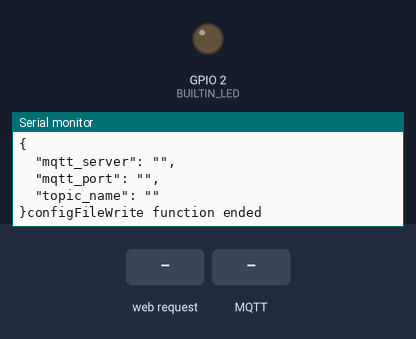
Simulated run of this program. Board: ESP8266 (NodeMCU). Parts: output pins drawn as LEDs (lit = HIGH, except the on-board LED, lit = LOW), the last lines printed to the serial monitor. The test bench sets the inputs (shaded band). WiFi joins after 1.5 s; servers stay silent unless stated; storage starts empty; no MQTT or app messages arrive unless stated. At 10.4 s the program restarts the board; the recording ends there.

Above: at 2.8 s.
2.9 s: HTTP request GET / received
At 3.6 s:
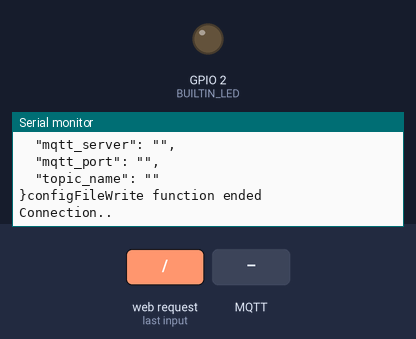
5.9 s: MQTT message "5" arrives on the first subscribed topic
At 6.7 s:
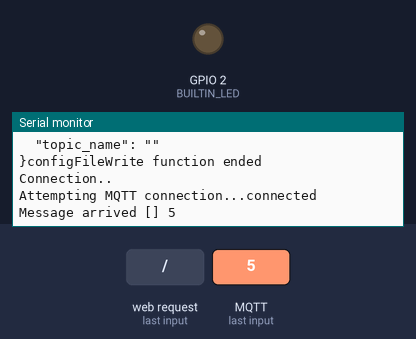
7.4 s: HTTP request GET /settings received
At 7.9 s:
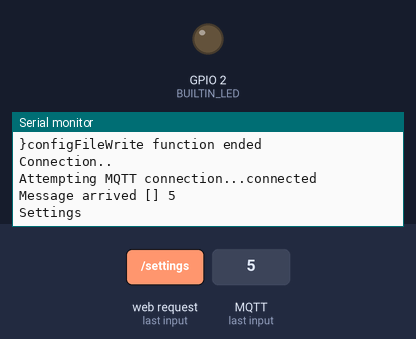
8.9 s: MQTT message "on" arrives on the first subscribed topic
At 10.1 s:
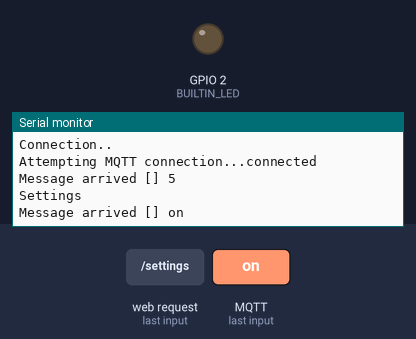

Measured:
- after the input at 2.9 s, the serial monitor: prints a new line at once (image 1)
- after the input at 5.9 s, the serial monitor: prints a new line at once (image 2)
- after the input at 7.4 s, the serial monitor: prints a new line at once (image 3)
- after the input at 8.9 s, the serial monitor: prints a new line at once (image 4)

The program:

main.cpp
```cpp
#include <Arduino.h>
#include <WifiManager.h>
#include <ESP8266WiFi.h>          //https://github.com/esp8266/Arduino
#include <DNSServer.h>
#include <PubSubClient.h>
#include "SPIFFSUtils.h"
#include "ServerUtils.h"
#include <ESP8266mDNS.h>

/*
char mqtt_server[40] = "broker.emqx.io" ;
char mqtt_port[6] = "1883";
char topic_name[33] = "testtopic/#";
*/

char mqtt_server[40] = "" ;
char mqtt_port[6] = "";
char topic_name[33] = "";

#define BUILTIN_LED 2

WiFiClient espClient;
PubSubClient client(espClient);
WiFiManager wifiManager;

//ESP8266WebServer webServer; // This externed value may be arbitary

void reconnect();
void callback(char* topic, byte* payload, unsigned int length);

void setup() {

  Serial.begin(9600);
  pinMode(BUILTIN_LED,OUTPUT);
  digitalWrite(BUILTIN_LED,HIGH);

  configFileRead(mqtt_server, mqtt_port, topic_name);
  // Uncomment and run it once, if you want to erase all the stored information
  //wifiManager.resetSettings();
  wifiManager.setConfigPortalTimeout(180);

  //set config save notify callback
  //wifiManager.setSaveConfigCallback(saveConfigCallback);

  WiFiManagerParameter custom_mqtt_server("server", "mqtt server", mqtt_server, 40);
  WiFiManagerParameter custom_mqtt_port("port", "mqtt port", mqtt_port, 5);
  WiFiManagerParameter custom_topic_name("topic", "topic name", topic_name, 34);

  wifiManager.addParameter(&custom_mqtt_server);
  wifiManager.addParameter(&custom_mqtt_port);
  wifiManager.addParameter(&custom_topic_name);

  if(!wifiManager.autoConnect("ESP-8266", "123456")) {
    Serial.println("failed to connect and hit timeout");
    //reset and try again, or maybe put it to deep sleep
    ESP.reset();
    delay(1000);
  }

  //if you get here you have connected to the WiFi
  Serial.println("connected...");

  if (!MDNS.begin("esp8266")) {
    Serial.println("Error setting up MDNS responder!");
    while (1) {
      delay(1000);
    }
  }
  Serial.println("mDNS responder started");

  configWebServer();

  MDNS.addService("http", "tcp", 80);

  strcpy(mqtt_server, custom_mqtt_server.getValue());
  strcpy(mqtt_port, custom_mqtt_port.getValue());
  strcpy(topic_name, custom_topic_name.getValue());

  configFileWrite(mqtt_server,mqtt_port,topic_name);

  client.setServer(mqtt_server, atoi(mqtt_port));
  client.setCallback(callback);
}

void callback(char* topic, byte* payload, unsigned int length) {
  //digitalWrite(BUILTIN_LED,LOW);
  std::string str;
  Serial.print("Message arrived [");
  Serial.print(topic);
  Serial.print("] ");
  for (int i=0;i<length;i++) {
    Serial.print((char)payload[i]);
    str[i] = (char)payload[i];
  }
  Serial.println();
  //messages[tail] = str;
  tail++;
  //digitalWrite(BUILTIN_LED,HIGH);
  delay(10);
}

void reconnect() {
  unsigned long localTimeout = millis();
  // Loop until we're reconnected
  while ((!client.connected()) && (millis()-localTimeout < 5000)) {
    Serial.print("Attempting MQTT connection...");
    // Attempt to connect

    if (client.connect("ESP8266Client")) {
      Serial.println("connected");
      //client.subscribe("testtopic/#");
      client.subscribe(topic_name);
    } else {
      Serial.print("failed, rc=");
      Serial.print(client.state());
      Serial.println(" try again in 5 seconds");
      // Wait 5 seconds before retrying
      delay(10);
    }
  }
}

unsigned long cmpTime = millis();
void loop() {
  // put your main code here, to run repeatedly:
  if ((!client.connected()) && (millis()-cmpTime > 5000)) {
    reconnect();
    cmpTime = millis();
  }

  MDNS.update();

  if(client.connected()){
    client.loop();
    cmpTime = millis();
  }

  webServer.handleClient();
  delay(10);
  // Serial.print("in loop");
  if(resetWifiFlag){
    wifiManager.resetSettings();
    resetWifiFlag = false;
    ESP.reset();
  }

}
```

SPIFFSUtils.cpp
```cpp
#include <FS.h>                   //this needs to be first, or it all crashes and burns...
#include<Arduino.h>
#include <ArduinoJson.h>          //https://github.com/bblanchon/ArduinoJson
#include "SPIFFSUtils.h"

void configFileRead(char* mqtt_server, char* mqtt_port, char*topic_name){

  if (SPIFFS.begin()) {
    Serial.println("mounted file system");
    if (SPIFFS.exists("/config.json")) {
      //file exists, reading and loading
      Serial.println("reading config file");
      File configFile = SPIFFS.open("/config.json", "r");
      if (configFile) {
        Serial.println("opened config file");
        size_t size = configFile.size();
        // Allocate a buffer to store contents of the file.
        std::unique_ptr<char[]> buf(new char[size]);

        configFile.readBytes(buf.get(), size);
        DynamicJsonBuffer jsonBuffer;
        JsonObject& json = jsonBuffer.parseObject(buf.get());
        json.printTo(Serial);
        if (json.success()) {
          Serial.println("\nparsed json");

          strcpy(mqtt_server, json["mqtt_server"]);
          strcpy(mqtt_port, json["mqtt_port"]);
          strcpy(topic_name, json["topic_name"]);

        /*
          if(json["ip"]) {
            Serial.println("setting custom ip from config");
            static_ip = json["ip"];
            strcpy(static_ip, json["ip"]);
            strcpy(static_gw, json["gateway"]);
            strcpy(static_sn, json["subnet"]);
            strcat(static_ip, json["ip"]);
            static_gw = json["gateway"];
            static_sn = json["subnet"];
            Serial.println(static_ip);
            Serial.println("converting ip");
            IPAddress ip = ipFromCharArray(static_ip);
            Serial.println(ip);
          } else {
            Serial.println("no custom ip in config");
          }*/

        } else {
          Serial.println("failed to load json config");
        }
      }
    }
  } else {
    Serial.println("failed to mount FS");
  }
}

void configFileWrite(char* mqtt_server, char* mqtt_port, char*topic_name ){
    Serial.println("saving config");
    DynamicJsonBuffer jsonBuffer;
    JsonObject& json = jsonBuffer.createObject();
    json["mqtt_server"] = mqtt_server;
    json["mqtt_port"] = mqtt_port;
    json["topic_name"] = topic_name;

    //json["ip"] = WiFi.localIP().toString();
    //json["gateway"] = WiFi.gatewayIP().toString();
    //json["subnet"] = WiFi.subnetMask().toString();

    // SPIFFS control might be need
    File configFile = SPIFFS.open("/config.json", "w");
    if (!configFile) {
      Serial.println("failed to open config file for writing");
    }

    json.prettyPrintTo(Serial);
    json.printTo(configFile);
    configFile.close();
    //end save
    Serial.println("configFileWrite function ended");

}
```

SPIFFSUtils.h
```cpp
#ifndef SPIFFSUTILS_H
#define SPIFFSUTILS_H

void configFileRead(char* mqtt_server, char* mqtt_port, char*topic_name);
void configFileWrite(char* mqtt_server, char* mqtt_port, char*topic_name);

#endif
```

ServerUtils.cpp
```cpp
#include "ServerUtils.h"
#include <Arduino.h>
#include <ESP8266WebServer.h>
#include "SPIFFSUtils.h"

#define MESSAGE_BUFFER_SIZE 20

std::string messages[MESSAGE_BUFFER_SIZE];
int head=0;
int tail=0;
bool resetWifiFlag =false;

ESP8266WebServer webServer(80);

void handle_OnConnect();
void handle_led1on();
void handle_NotFound();
String DashboardPage();
String SettingsPage();
void settings();
void resetBroker();
void resetWifi();
void changeBroker();
bool anyMissingArgument();

void configWebServer(){

  webServer.on("/", handle_OnConnect);
  webServer.on("/settings", settings);
  webServer.on("/resetWifi", resetWifi);
  webServer.on("/resetBroker", resetBroker);
  webServer.on("/changeBroker", changeBroker);

  webServer.onNotFound(handle_NotFound);

  webServer.begin();
  Serial.println("HTTP server started");
}

void handle_OnConnect() {
  Serial.println("Connection..");
  webServer.send(200, "text/html", DashboardPage());
}

void settings() {
  Serial.println("Settings");
  webServer.send(200, "text/html", SettingsPage());
}

void handle_NotFound(){
  webServer.send(404, "text/plain", "Not found");
}

String DashboardPage(){
    String dashboardPage ;

    dashboardPage = "<!DOCTYPE html>\n";
    dashboardPage += "<html lang=\"en\" dir=\"ltr\">\n";
    dashboardPage += "<head> <meta http-equiv=\"refresh\" content=\"50\" charset=\"utf-8\"><title>MQTT Dashboard</title></head>\n";
    dashboardPage += "<body>\n";
    dashboardPage += "<h1>MQTT Dashboard <a href=\"/settings\"><button type=\"button\" name=\"SettingsButton\">Settings</button></a></h1>\n";
    dashboardPage += "<p>Incoming MQTT Messages:</p>\n";
    dashboardPage += "<textarea name=\"name\" rows=\"8\" cols=\"80\">\n";

    for(int i=0; i< 20; i++){
        dashboardPage += messages[i].c_str();
        dashboardPage += "\n";
    }

    dashboardPage += "</textarea>\n";
    dashboardPage += "</body> \n";
    dashboardPage += "</html> \n";
    /*
<!DOCTYPE html>
<html lang="en" dir="ltr">
<head><meta charset="utf-8"><title>MQTT Dashboard</title></head>
<body>
<h1>MQTT Dashboard <button type="button" name="SettingsButton">Settings</button></h1>
<p>Incoming MQTT Messages:</p>
<textarea name="name" rows="8" cols="80">
</textarea>
</body>
</html>
    */
   return dashboardPage;
}

String SettingsPage(){
    String settingsPage;

    settingsPage =  "<!DOCTYPE html>\n";
    settingsPage += "<head><meta charset=\"utf-8\"><title>Settings</title></head> \n";
    settingsPage += "<body>\n";
    settingsPage += "<a href=\"/resetBroker\"> <button type=\"button\" name=\"Forgot_Broker\">Forgot Broker</button></a>\n";
    settingsPage += "<p></p> \n";
    settingsPage += "<a href=\"/resetWifi\"><button type=\"button\" name=\"Restore\">Reset WiFi </button></body></a> \n";
    settingsPage += "<p></p> \n";

    settingsPage += "<form action=\"/changeBroker\" method=\"POST\"><p>\n";
    settingsPage += "Broker Address:   <br><input type=\"text\" name=\"brokerAddress\"><br>\n";
    settingsPage += "Port Number:      <br><input type=\"text\" name=\"portNumber\">   <br>\n";
    settingsPage += "Topic Name:       <br><input type=\"text\" name=\"topicName\">    </p>\n";
    settingsPage += "<button type=\"submit\" name=\"button\">Add MQTT Configration</button>\n";
    settingsPage += "</form></body></html> \n";

/*
<!DOCTYPE html>
<head><meta charset="  utf-8"  ><title>Settings</title></head>
<body>
<a href="  /resetBroker"  > <button type="  button"   name="  Forgot_Broker"  >Forgot Broker</button></a>
<p></p>
<a href="  /resetWifi"  ><button type="  button"   name="  Restore"  >Reset WiFi </button></body></a>
<p></p>
<form action="  /changeBroker"   method="  POST"  ><p>
Broker Address:   <br><input type="  text"   name="  brokerAddress"  ><br>
Port Number:      <br><input type="  text"   name="  portNumber"  >   <br>
Topic Name:       <br><input type="  text"   name="  topicName"  >    </p>
<button type="  submit"   name="  button"  >Add MQTT Configration</button>
</form></body></html>
*/
    return settingsPage;
}

void resetWifi(){
  Serial.println("Wifi configrations deleting...");
  resetWifiFlag=true;
}
// brokerAddress portNumber topicName
void resetBroker(){
  Serial.println("Broker configration deleting...");
  configFileWrite("","","");
  Serial.println("Broker configration deleted...");
  ESP.reset();
}

void changeBroker(){
  Serial.println(webServer.args());
    Serial.print(webServer.arg("brokerAddress"));
        Serial.print(webServer.arg("portNumber"));
    Serial.print(webServer.arg("topicName"));

  if(!anyMissingArgument()){
    Serial.print(webServer.arg("brokerAddress"));
    Serial.print(webServer.arg("portNumber"));
    Serial.print(webServer.arg("topicName"));

    configFileWrite((char*)webServer.arg("brokerAddress").c_str(),(char*)webServer.arg("portNumber").c_str(),(char*)webServer.arg("topicName").c_str());
    Serial.flush();
    ESP.reset();
  }
}

bool anyMissingArgument(){
  if(webServer.hasArg("brokerAddress") && webServer.hasArg("portNumber") && webServer.hasArg("topicName")){
    return false;
  }
  Serial.println("Some arguments are missing for connecting to the MQTT server...");
  return true;
}
```

ServerUtils.h
```cpp
#ifndef SERVERUTILS_H
#define SERVERUTILS_H
#include <ESP8266WebServer.h>
//#include <iostream>

#define MESSAGE_BUFFER_SIZE 20

extern ESP8266WebServer webServer;
extern std::string messages[];
extern int head;
extern int tail;
extern bool resetWifiFlag;
void configWebServer();
bool anyMissingArgument();

#endif
```
